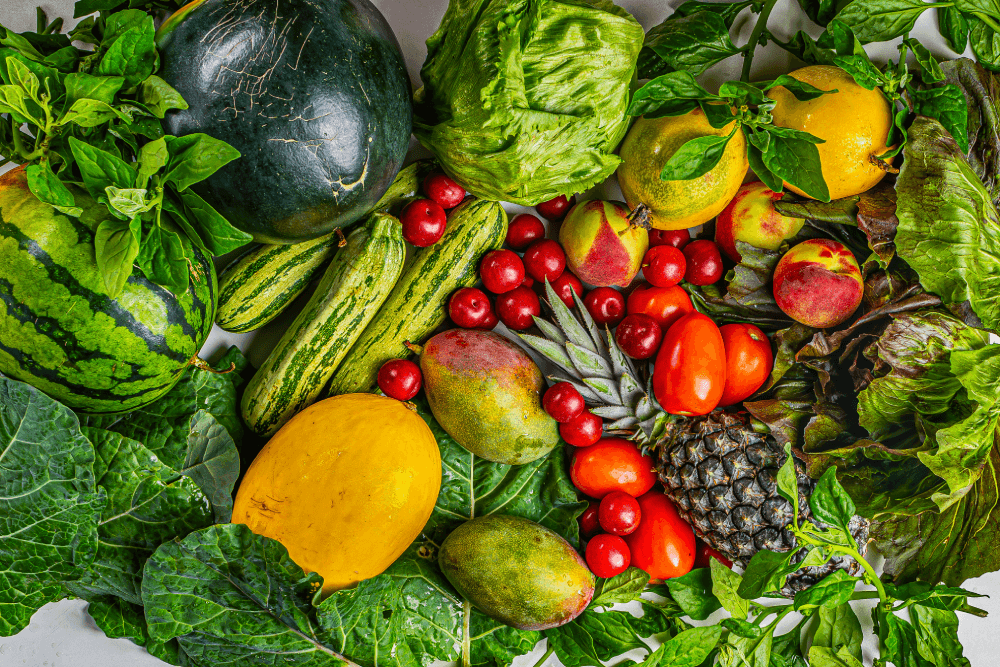
#> input picture pi/imgs/frutas-verduras-e-legumes-da-estacao-no-verao-1-1.png, 1000 x 667 px, found by its file name
$ python segmentacao.py
#> lines starting #> are read from the running program, lines starting #| are printed output that depends on the picture; after the words box and inside, x2 and y2 are one past the last pixel; in counts of white or black regions, pixels touching at a corner belong together
import cv2
import numpy as np
import io
import os
from matplotlib import pyplot as plt
import sys

# limpar console
os.system('cls' if os.name == 'nt' else 'clear')

img = cv2.imread('C:\\projetos\\mestrado-unifesp\\pi\\imgs\\frutas-verduras-e-legumes-da-estacao-no-verao-1-1.png')
#> img is the input picture: shape (667, 1000, 3); mean B, G, R 31.3, 104, 101.7
imgRGB = cv2.cvtColor(img, cv2.COLOR_BGR2RGB)
imgGray = cv2.cvtColor(imgRGB, cv2.COLOR_RGB2GRAY)
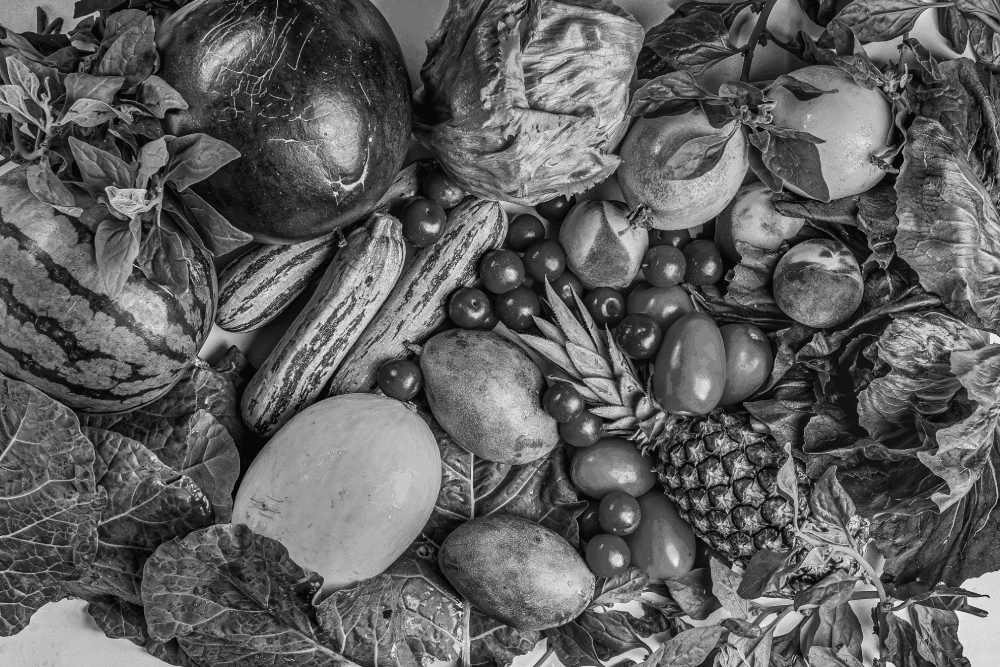
#> imgGray: shape (667, 1000); min 7, max 233, mean 95.1

# IMAGEM UNICA -------------------------------------------
'''
cv2.imshow('Imagem Preto e Branco', imgGray)
cv2.waitKey(0)
cv2.destroyAllWindows()
'''
# HISTOGRAMA -------------------------------------------
'''
histogram = cv2.calcHist([img], [0], None, [256], [0, 256])
plt.plot(histogram)
plt.title('Histograma de Intensidades')
plt.xlabel('Intensidade')
plt.ylabel('Frequência')
plt.show()
'''
# THRESH -------------------------------------------
'''
intensidade = 127
terminal = 255
_, t1 = cv2.threshold(imgGray, intensidade, terminal, cv2.THRESH_BINARY)
#_, t2 = cv2.threshold(imgGray, intensidade, 255, cv2.THRESH_BINARY_INV)
_, t3 = cv2.threshold(imgGray, intensidade, terminal, cv2.THRESH_TRUNC)
#_, t4 = cv2.threshold(imgGray, intensidade, 255, cv2.THRESH_TOZERO)
#_, t5 = cv2.threshold(imgGray, intensidade, 255, cv2.THRESH_TOZERO_INV)

images = [imgRGB, imgGray, t1, t3]

fig = plt.figure()
for i in range(0, len(images)):
    ax = fig.add_subplot(2, 2, i+1)
    ax.imshow(images[i], cmap='gray')
plt.show()
'''

# CANAIS -------------------------------------------
b, g, r = cv2.split(img)
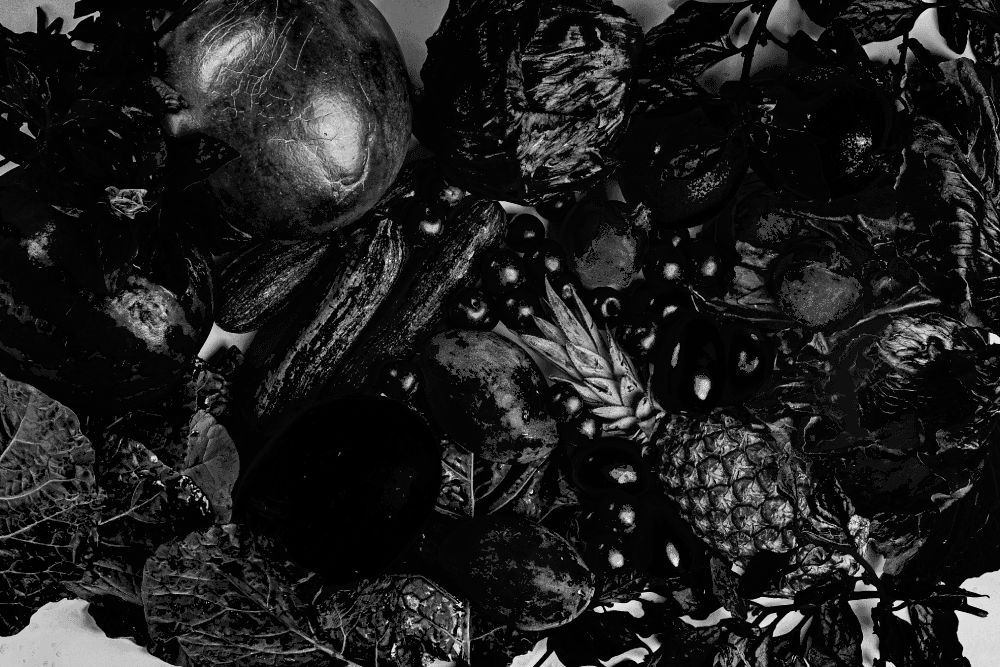
#> b: shape (667, 1000); min 0, max 229, mean 31.3
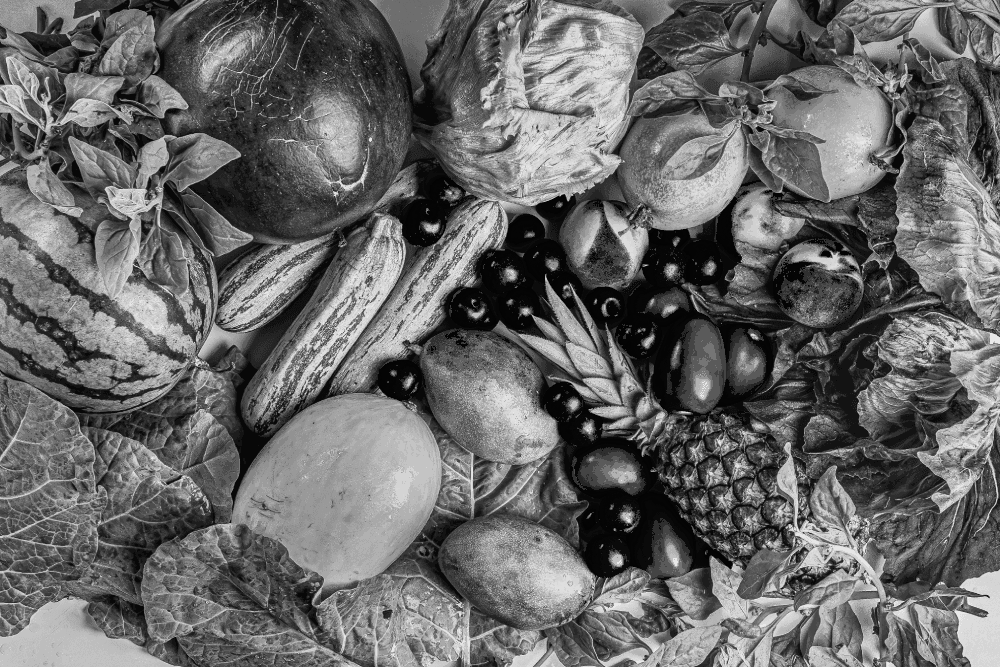
#> g: shape (667, 1000); min 3, max 233, mean 104
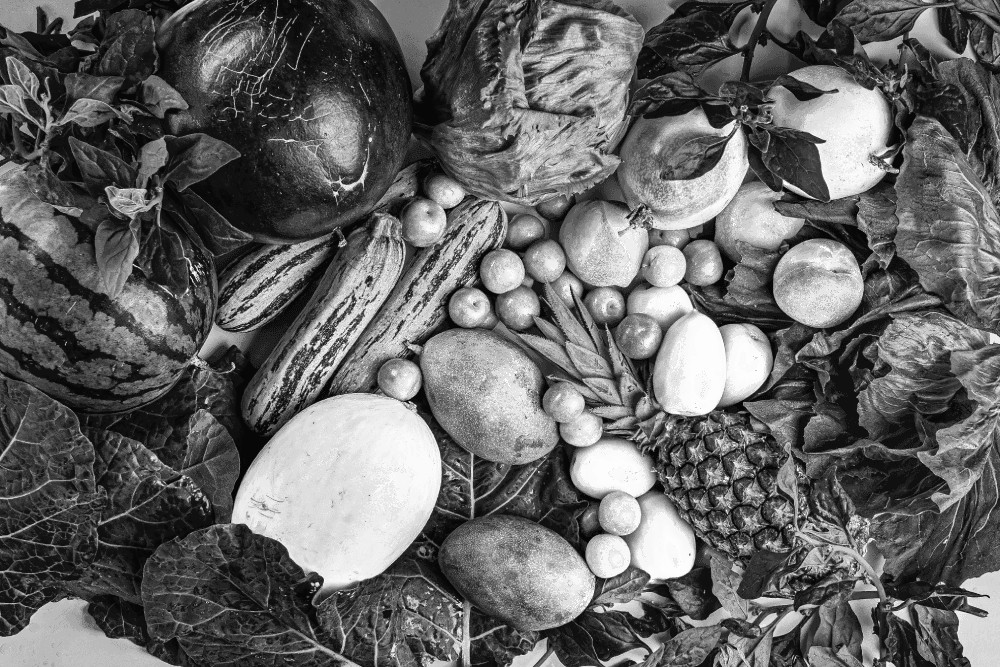
#> r: shape (667, 1000); min 7, max 253, mean 101.7
_, t1 = cv2.threshold(g, 7, 255, cv2.THRESH_BINARY)
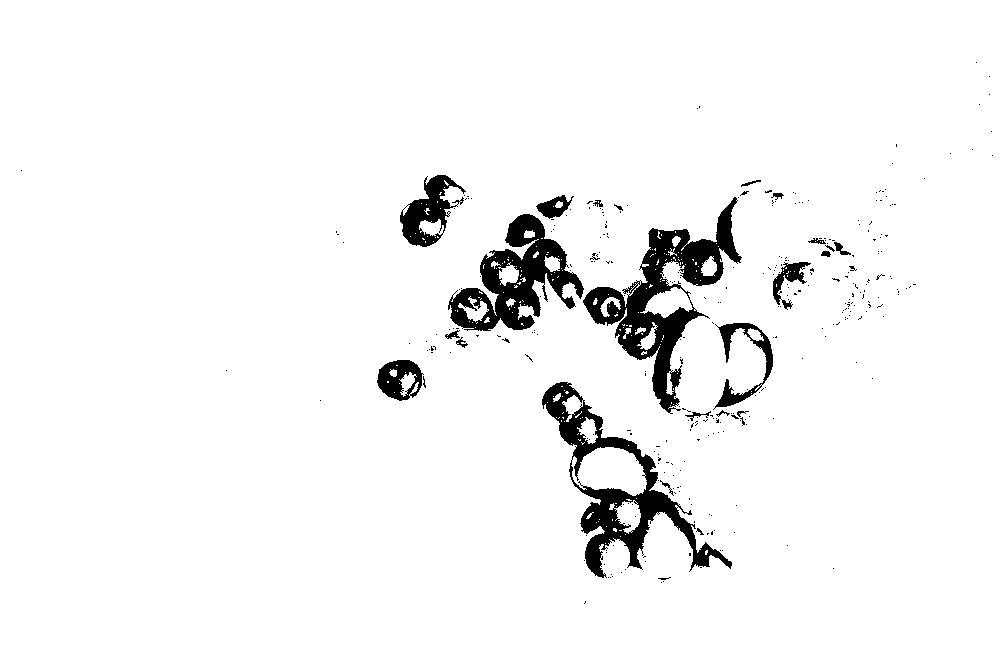
#> t1: shape (667, 1000); 95.5% white; 334 black regions (309 under 20 px), largest, box (x1, y1, x2, y2) and area: (583, 197, 742, 414) 8889, (542, 382, 732, 578) 7616, (448, 214, 584, 331) 6461
edges = cv2.Canny(imgGray, 100, 200)
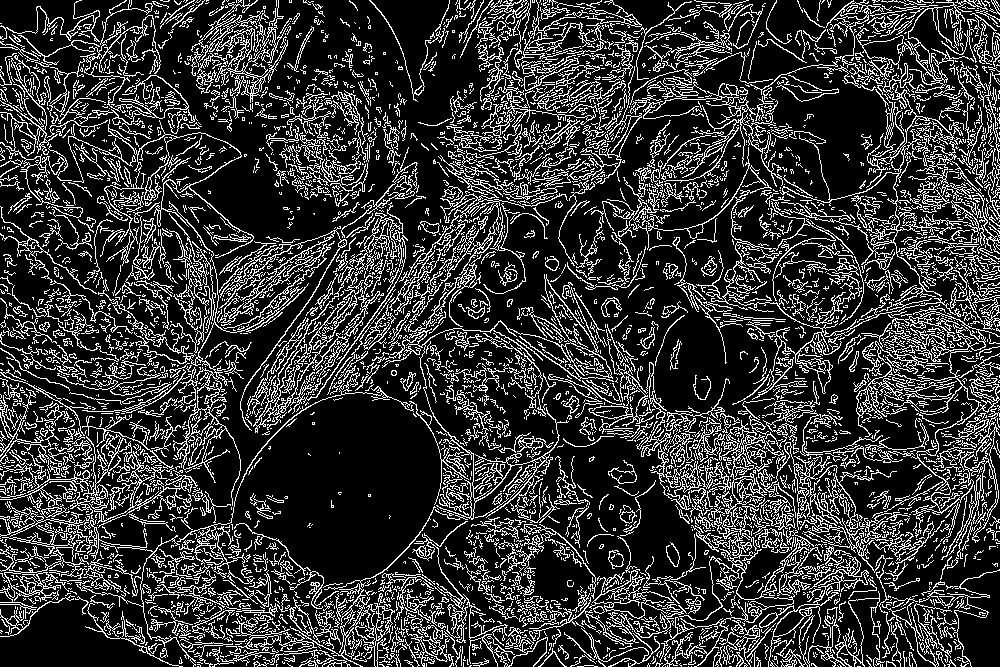
#> edges: shape (667, 1000); 21% white in thin lines or dots
images = [b, g, r, imgRGB, imgGray, t1, edges]

fig = plt.figure()
for i in range(0, len(images)):
    ax = fig.add_subplot(3, 3, i+1)
    ax.imshow(images[i], cmap='gray')
    ax.axis('off')
#> this loop made 7 passes
plt.show()

$ run again, with pi/imgs/cameraman.jpg saved as pi/imgs/frutas-verduras-e-legumes-da-estacao-no-verao-1-1.png
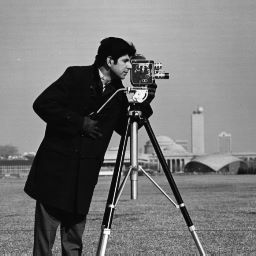
#> input picture pi/imgs/cameraman.jpg, 256 x 256 px, found by its file name
#> img is the input picture: shape (256, 256, 3); min 0, max 255, mean 118.7
#> `_, t1 = cv2.threshold(g, 7, 255, cv2.THRESH_BINARY)`:
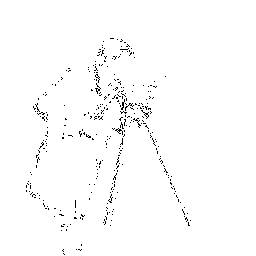
#> t1: shape (256, 256); 98.6% white; black in thin lines or dots, all inside (x1, y1, x2, y2) = (26, 38, 191, 255)
#> `edges = cv2.Canny(imgGray, 100, 200)`:
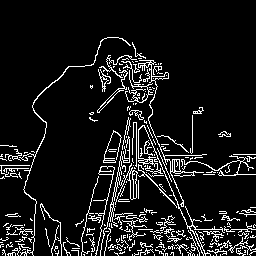
#> edges: shape (256, 256); 9.4% white in thin lines or dots, all inside (x1, y1, x2, y2) = (0, 37, 256, 256)
#> the loop `for i in range(0, len(images)):` made 7 passes
